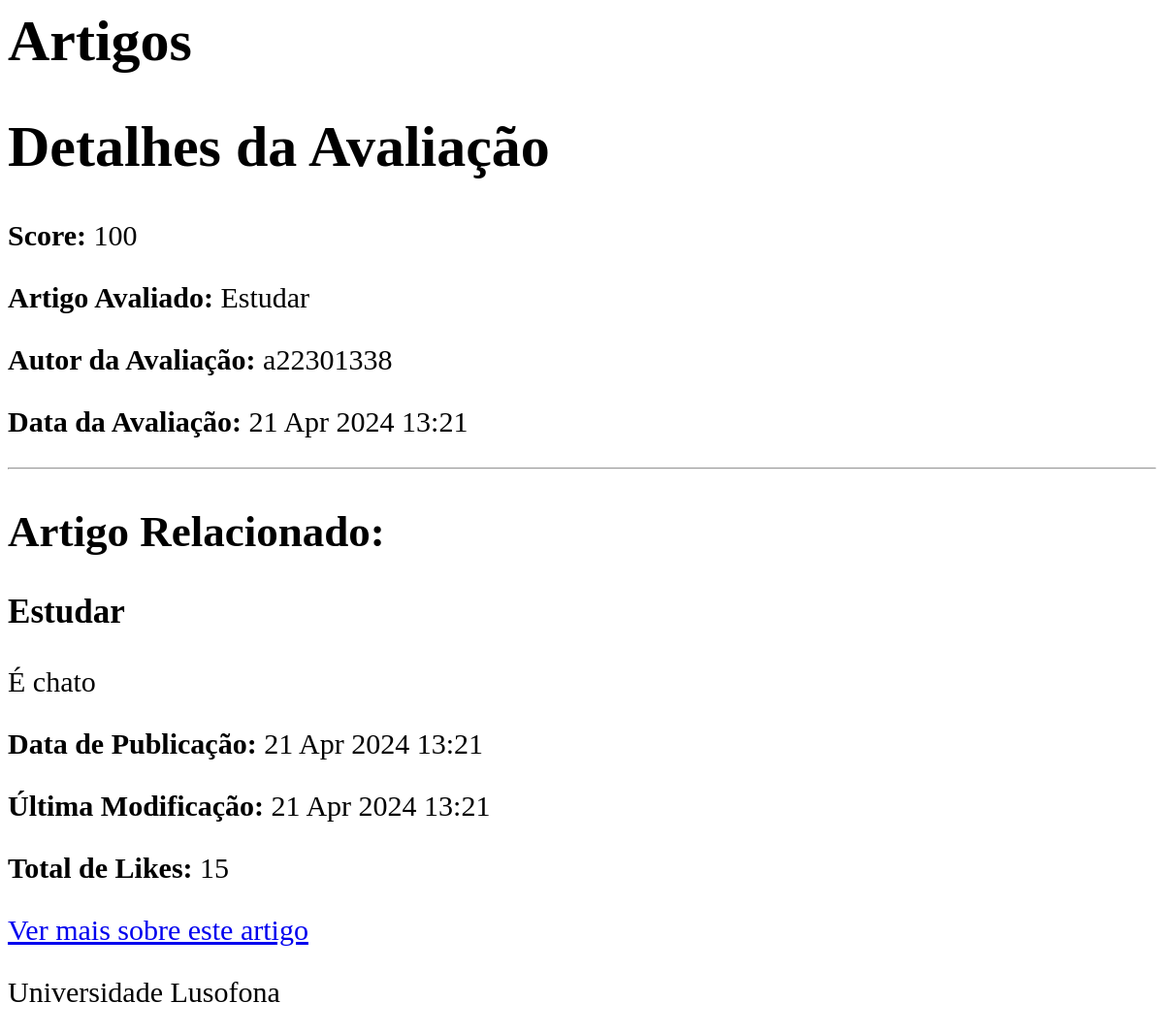
The app's page /artigos/avaliacoes/1/ with its own data.
### artigos/models.py (models this page shows, shortened)
class Rating(models.Model):
    article = models.ForeignKey(Article, related_name='ratings', on_delete=models.CASCADE)
    autor = models.ForeignKey(User, on_delete=models.CASCADE)
    score = models.PositiveSmallIntegerField()

class Article(models.Model):
    title = models.CharField(max_length=200)
    corpo = models.TextField()
    data_Postada = models.DateTimeField(auto_now_add=True)
    ultima_modificacao = models.DateTimeField(auto_now=True)
    autor = models.ForeignKey(Author, on_delete=models.CASCADE)
    likes = models.PositiveIntegerField(default=0)

### artigos/views.py (the view)
# urls.py: path('avaliacoes/<int:rating_id>/', views.rating_detail_view, name='rating-detail'),
def rating_detail_view(request, rating_id):
    rating = get_object_or_404(Rating, id=rating_id)
    context = {
        'rating': rating
    }
    return render(request, "artigos/detalhesRating.html", context)

### artigos/templates/artigos/detalhesRating.html
{% extends "artigos/layout.html" %}
{% block content %}
<div class="container">
    <h1>Detalhes da Avaliação</h1>
    <div class="rating-details">
        <p><strong>Score:</strong> {{ rating.score }}</p>
        <p><strong>Artigo Avaliado:</strong> {{ rating.article.title }}</p>
        <p><strong>Autor da Avaliação:</strong> {{ rating.autor.username }}</p>
        <p><strong>Data da Avaliação:</strong> {{ rating.article.data_Postada|date:"d M Y H:i" }}</p>
    </div>
    <hr>
    <h2>Artigo Relacionado:</h2>
    <div class="article-content">
        <h3>{{ rating.article.title }}</h3>
        <p>{{ rating.article.corpo }}</p>
        <p><strong>Data de Publicação:</strong> {{ rating.article.data_Postada|date:"d M Y H:i" }}</p>
        <p><strong>Última Modificação:</strong> {{ rating.article.ultima_modificacao|date:"d M Y H:i" }}</p>
        <p><strong>Total de Likes:</strong> {{ rating.article.likes }}</p>
    </div>
    <a href="{% url 'artigos:article-detail' rating.article.id %}">Ver mais sobre este artigo</a>
</div>
{% endblock %}

### artigos/static/artigos/estilos.css (style rules this page uses)
body { background : url('https://e0.pxfuel.com/wallpapers/279/812/desktop-wallpaper-grunge-vintage-blank-old-newspaper-background.jpg'); color:black; font-size:30px; }

### records on screen
Rating: score "100", article "Estudar", autor.username "a22301338", article.data_Postada "21 Apr 2024 13:21", article.corpo "É chato", article.ultima_modificacao "21 Apr 2024 13:21", article.likes "15"
